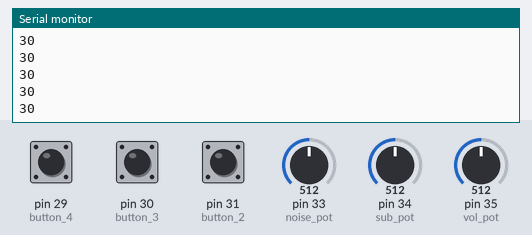
Recording of a sketch running on a simulated Teensy 4. Parts: the last lines printed to the serial monitor. The test bench sets the inputs (shaded band); at power-on: pin 33 (noise_pot) = 512, pin 34 (sub_pot) = 512, pin 35 (vol_pot) = 512, pin 29 (button_4) HIGH, pin 30 (button_3) LOW, pin 31 (button_2) LOW.

Above: at 1.2 s.
1.3 s: pin 33 (noise_pot) set to 716
At 1.35 s:
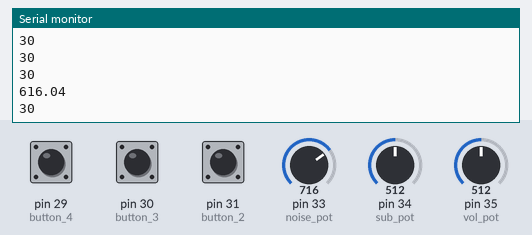
2.8 s: pin 34 (sub_pot) set to 716
At 2.83 s:
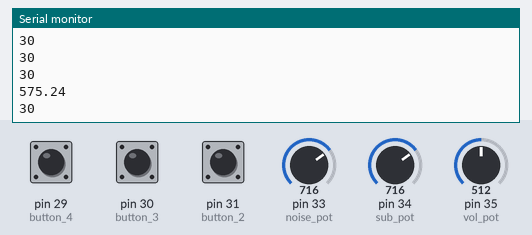
4.3 s: pin 35 (vol_pot) set to 306
At 4.35 s:
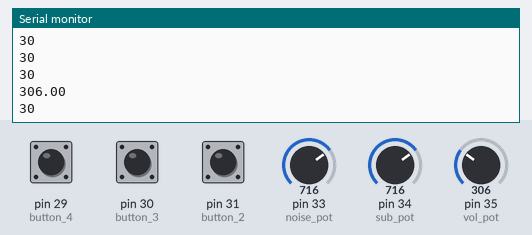
5.8 s: pin 29 (button_4) pulled LOW for 0.15 s
At 5.87 s:
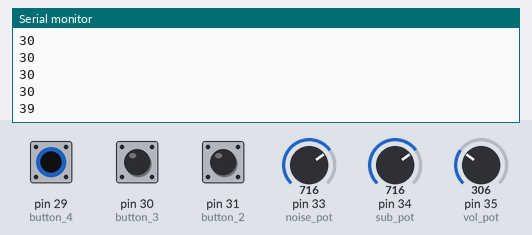
7.4 s: pin 30 (button_3) pulled HIGH for 0.15 s
At 7.43 s:
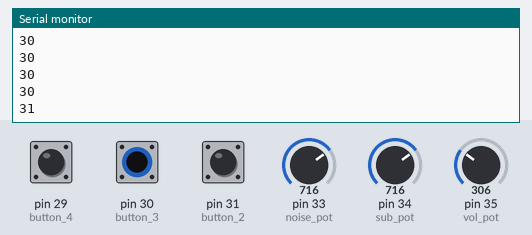
9.0 s: pin 33 (noise_pot) set to 900
At 9.09 s:
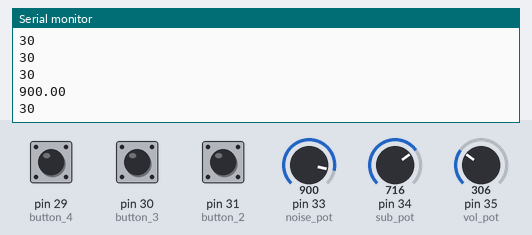
Timing chart, 0 to 11.5 s (numbered marks = the images above; inputs shaded):
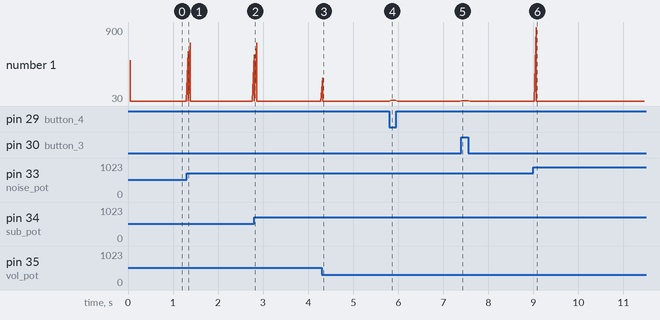

Measured:
- after the input at 1.3 s, the serial monitor: prints a new line at once (image 1)
- after the input at 2.8 s, the serial monitor: prints a new line at once (image 2)
- after the input at 4.3 s, the serial monitor: prints a new line at once (image 3)
- after the input at 5.8 s, the serial monitor: prints a new line after 0.05 s (image 4)
- after the input at 7.4 s, the serial monitor: prints a new line at once (image 5)
- after the input at 9.0 s, the serial monitor: prints a new line after 0.07 s (image 6)

The sketch:

alpha_c_code.ino
```cpp
int noise_pot = 33;
float next_noise_val = 0;
float noise_val = 0;
float noise_ctrl = 0;

int sub_pot = 34;
float next_sub_val = 0;
float sub_val = 0;
float sub_ctrl = 1;

int vol_pot = 35;
float next_vol_val = 0;
float vol_val = 0;
float vol_ctrl = 2;

int button_4 = 29;
int button_3 = 30;
int button_2 = 31;
int button_1 = 32;
int arp_ctrl = 3;


int channel = 1;

void setup() {
// put your setup code here, to run once:
  Serial.begin(38400);
  pinMode(noise_pot, INPUT);
  pinMode(sub_pot, INPUT);
  pinMode(vol_pot, INPUT);
  pinMode(button_1, INPUT);
  pinMode(button_2, INPUT);
  pinMode(button_3, INPUT);
  pinMode(button_4, INPUT);

}

void loop() {
  next_noise_val = de_sketchify(noise_pot, 200);
  next_sub_val = de_sketchify(sub_pot, 200);
  next_vol_val = de_sketchify(vol_pot, 10);

  if ( get_delta(next_noise_val, noise_val) >= 5 ) {
    noise_val = next_noise_val;
    usbMIDI.sendControlChange(noise_ctrl, 123*(noise_val/710), channel);
    Serial.println(noise_val);
  }
  if ( get_delta(next_sub_val, sub_val) >= 5 ) {
    sub_val = next_sub_val;
    usbMIDI.sendControlChange(sub_ctrl, 123*(sub_val/710), channel);
    Serial.println(sub_val);
  }

  if ( get_delta(next_vol_val, vol_val) >= 2.5){
    vol_val = next_vol_val;
    //usbMIDI.sendControlChange(vol_ctrl, 123*(vol_val/838), channel);
    usbMIDI.sendPitchBend(12300*(vol_val/838), channel);
    Serial.println(vol_val);
  }

  if (digitalRead(29) == LOW){
    usbMIDI.sendControlChange(arp_ctrl, -10, channel);
    Serial.println("39");
  } else if (digitalRead(30) == LOW){
    usbMIDI.sendControlChange(arp_ctrl, -20, channel);
    Serial.println("30");
  } else if (digitalRead(31) == LOW){
    usbMIDI.sendControlChange(arp_ctrl, -30, channel);
    Serial.println("31");
  } else if (digitalRead(32) == LOW){
    usbMIDI.sendControlChange(arp_ctrl, -50, channel);
    Serial.println("32");
  }

}

float de_sketchify(int port, int iter){
  float avg_reading = 0;

  for (int i = 0; i < iter; i++){
    avg_reading += analogRead(port);
  }
  avg_reading = avg_reading / iter;
  return avg_reading;

}

float get_delta(float next_val, float cur_val){
  return abs(cur_val - next_val);
}
```
